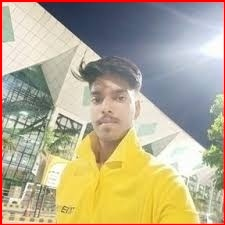
#> input picture python/open cv/veera.jpg, 225 x 225 px
$ python image.py
#> lines starting #> are read from the running program, lines starting #| are printed output that depends on the picture
import cv2
import numpy as np
img=cv2.imread("veera.jpg")
#> img is the input picture: shape (225, 225, 3); mean B, G, R 143.9, 172.3, 183.5
img1=cv2.imread("veera2.jpg")
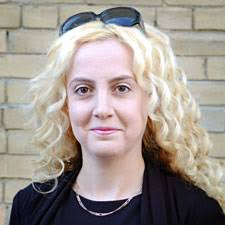
#> input picture python/open cv/veera2.jpg, 225 x 225 px
#> img1 is the input picture: shape (225, 225, 3); mean B, G, R 144.7, 150.8, 160

#print(img.dtype)
#ball=img[100:200,200:200]
#print(ball)

'''
b,g,r=cv2.split(img)
slr=cv2.merge((b,g,r))
cv2.imshow("Frame",slr)
'''
#border
'''
replicate=cv2.copyMakeBorder(img,10,10,10,10,cv2.BORDER_REPLICATE)
reflact=cv2.copyMakeBorder(img,10,10,10,10,cv2.BORDER_REFLECT)
reflact101=cv2.copyMakeBorder(img,10,10,10,10,cv2.BORDER_REFLECT101)
'''

#ADD  to images
#both images must be same size...
ls=cv2.addWeighted(img,0.5,img1,0.5,0)
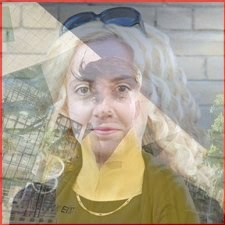
#> ls: shape (225, 225, 3); mean B, G, R 144.3, 161.6, 171.7
cv2.imshow("Frame",ls)


'''
#threshlod binary images...
rows,cols,channels=img1.shape
roi=img[0:rows,0:cols]
bgr=cv2.cvtColor(img1,cv2.COLOR_BGR2GRAY)
ret,mask=cv2.threshold(bgr,10,255,cv2.THRESH_BINARY)
mask_inv=cv2.bitwise_not(mask)
img_bg=cv2.bitwise_and(roi,roi,mask=mask_inv)
img_fg=cv2.bitwise_and(img,img1,mask=mask)
ok=cv2.add(img_fg,img_bg)
img1[0:rows,0:cols]=ok
cv2.imshow("Frame",img1)
'''

'''
for i in dir(cv2):
    if i.startswith("COLOR_"):
        print(i)
'''
'''
cv2.imshow("Frame",img1)
'''
k=cv2.waitKey(0)
#> (key Esc is pressed here)
if k == 27:
    cv2.destroyAllWindows(0)
